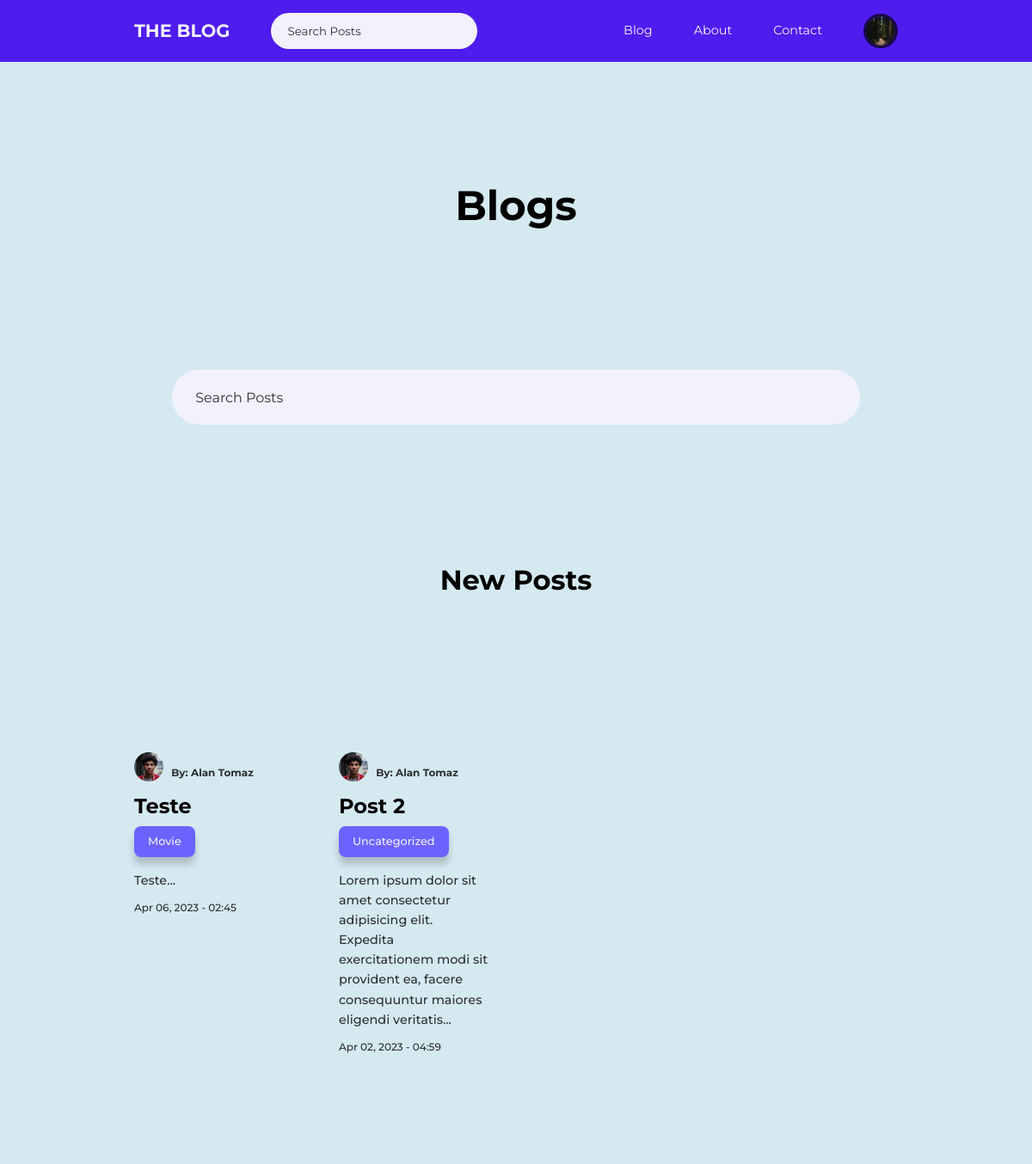
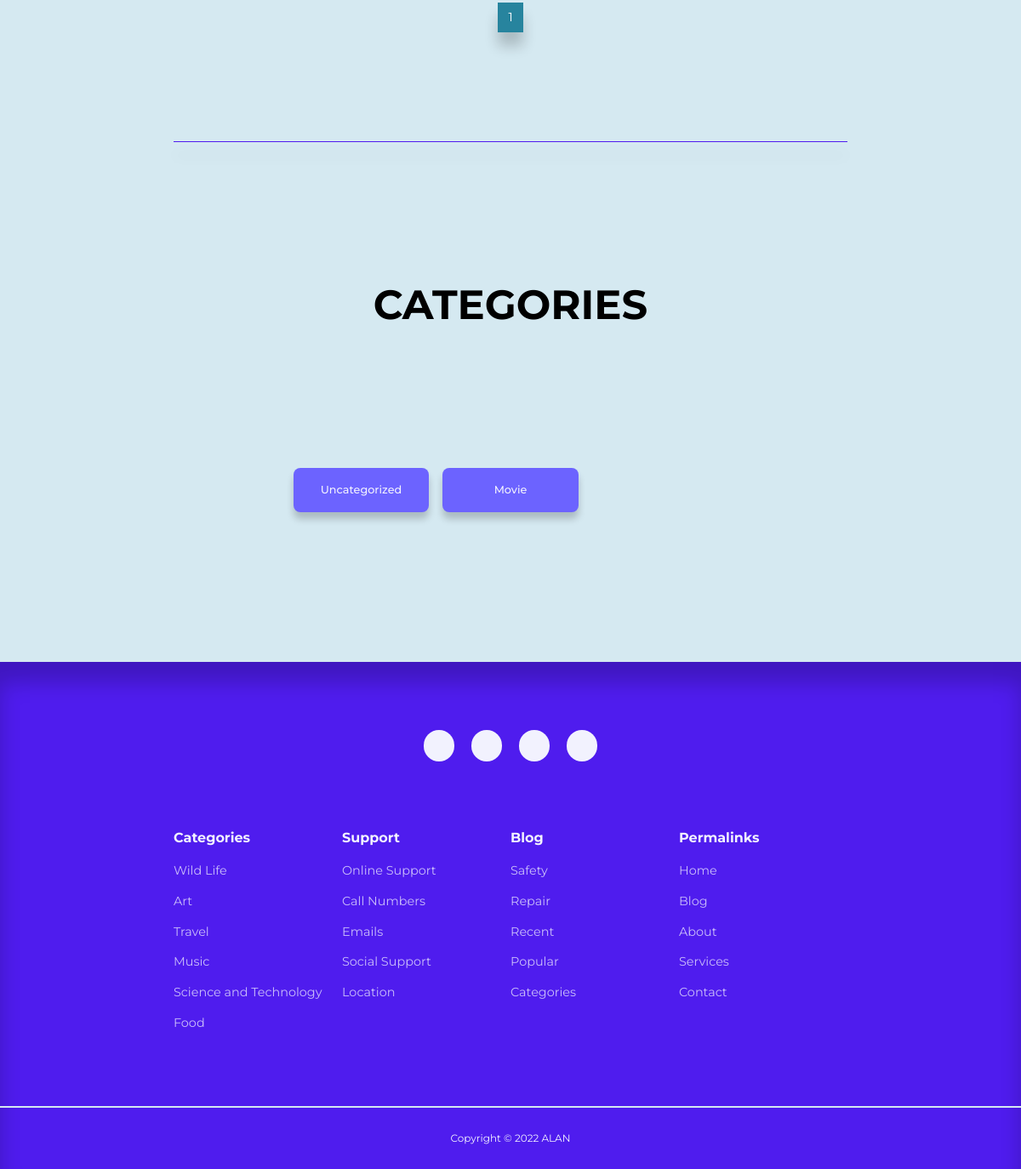
Screenshot of /pages/blog.php?page=1 (signed in) with the database file from the repository (2 pictures, top to bottom).
### tables this page shows
CREATE TABLE `users` (
  `id` int(11) UNSIGNED NOT NULL,
  `firstname` varchar(50) NOT NULL,
  `lastname` varchar(50) NOT NULL,
  `username` varchar(50) NOT NULL,
  `email` varchar(100) NOT NULL,
  `location` varchar(100) NOT NULL,
  `biography` text NOT NULL,
  `password` varchar(255) NOT NULL,
  `avatar` varchar(255) NOT NULL,
  `is_admin` tinyint(1) NOT NULL
);

CREATE TABLE `posts` (
  `id` int(11) UNSIGNED NOT NULL,
  `title` varchar(255) NOT NULL,
  `subtitle` varchar(255) NOT NULL,
  `body` text NOT NULL,
  `thumbnail` varchar(255) NOT NULL,
  `date_time` timestamp NOT NULL DEFAULT current_timestamp(),
  `category_id` int(11) UNSIGNED DEFAULT NULL,
  `author_id` int(11) UNSIGNED NOT NULL,
  `is_featured` tinyint(1) NOT NULL
);

CREATE TABLE `categories` (
  `id` int(11) UNSIGNED NOT NULL,
  `title` varchar(50) NOT NULL,
  `description` text NOT NULL
);

### pages/blog.php (the view, shortened to what this page needs)
<?php
include $_SERVER['DOCUMENT_ROOT'] . '/My Blog/partials/header.php';
$currentPage = $_GET["page"];
$maxElementsPerPage = 20;
$maxElementId = ($currentPage * $maxElementsPerPage);
$minElementId = ($maxElementId - $maxElementsPerPage);
$maxPostsQuery = "SELECT * FROM posts";
$maxPostsResult = mysqli_query($connection, $maxPostsQuery);
$postsQuery = "SELECT * FROM posts ORDER BY date_time DESC LIMIT $minElementId, $maxElementsPerPage";
$postsResult = mysqli_query($connection, $postsQuery);
?>
<h1 class="page-title">Blogs</h1>
<section class="search-bar">
    <form class="container search-bar-container" action="<?php echo ROOT_URL ?>pages/search-posts.php" method="GET">
        <div>
            <input type="search" name="search" placeholder="Search Posts">
        </div>
    </form>
</section>
<?php if (mysqli_num_rows($maxPostsResult) > 0) : ?>
    <section class="new-posts">
        <h3 class="section-subtitle">New Posts</h3>
        <div class="container new-posts-page-container">
            <?php while ($post = mysqli_fetch_assoc($postsResult)) : ?>
                <article class="new-post">
                    <?php
                    $authorId = $post["author_id"];
                    $authorQuery = "SELECT * FROM users WHERE id = $authorId";
                    $authorResult = mysqli_query($connection, $authorQuery);
                    $author = mysqli_fetch_assoc($authorResult);
                    ?>
                    <a href="<?= ROOT_URL ?>pages/user-page.php?user=<?= $author["username"] ?>">
                        <div class="new-post-author">
                            <div class="new-post-author-avatar">
                                <img src="<?php echo ROOT_URL ?>img/<?= $author["avatar"] ?>">
                            </div>
                            <h5>By: <?= $author["firstname"] . " " . $author["lastname"] ?></h5>
                        </div>
                    </a>
                    <h3 class="new-post-title">
                        <a href="<?php echo ROOT_URL ?>pages/post.php?id=<?= $post["id"] ?>"><?= $post["title"] ?></a>
                    </h3>
                    <?php
                    $category_id = $post["category_id"];
                    $categoryQuery = "SELECT * FROM categories WHERE id = $category_id";
                    $categoryResult = mysqli_query($connection, $categoryQuery);
                    $category = mysqli_fetch_assoc($categoryResult);
                    ?>
                    <a href="<?php echo ROOT_URL ?>pages/category-posts.php?category=<?= $category["id"] ?>" class="category-button"><?= $category["title"] ?></a>
                    <p class="new-post-body">
                        <a href="<?php echo ROOT_URL ?>pages/post.php?id=<?= $post["id"] ?>">
                            <?= substr((htmlspecialchars_decode($post["subtitle"], ENT_QUOTES)), 0, 150) ?>...
                        </a>
                    </p>
                    <div class="new-post-author-info">
                        <a href="<?php echo ROOT_URL ?>pages/post.php?id=<?= $post["id"] ?>">
                            <small><?= date("M d, Y - H:i", strtotime($post["date_time"])) ?></small>
                        </a>
                    </div>
                </article>
            <?php endwhile ?>
        </div>
        <div class="pages-container">
            <div class="pages">
                <a href="<?= ROOT_URL ?>pages/blog.php?page=<?= $currentPage ?>" class="page active-page"><?= $currentPage ?></a>
            </div>
        </div>
    </section>
<?php else : ?>
    <div class="alert-message error alert-message-blog">
        <p style="text-align: center;">No Posts Were Found</p>
    </div>
<?php endif ?>
<hr class="hr container">
<section class="category-buttons">
    <h1 class="section-title">CATEGORIES</h1>
    <div class="container category-buttons-container">
        <?php
        $allCategoriesQuery = "SELECT * FROM categories";
        $allCategories = mysqli_query($connection, $allCategoriesQuery);
        ?>
        <?php while ($category = mysqli_fetch_assoc($allCategories)) : ?>
            <a href="<?php echo ROOT_URL ?>pages/category-posts.php?category=<?= $category["id"] ?>" class="category-button category-button-section"><?= $category["title"] ?></a>
        <?php endwhile ?>
    </div>
</section>
<?php
include $_SERVER['DOCUMENT_ROOT'] . '/My Blog/partials/footer.php';
?>

### partials/header.php (shortened to what this page needs)
<?php
require $_SERVER['DOCUMENT_ROOT'] . '/My Blog/admin/config/database.php';
if (isset($_SESSION['user-id'])) {
    $id = filter_var($_SESSION['user-id'], FILTER_SANITIZE_FULL_SPECIAL_CHARS);
    $query = "SELECT avatar from users WHERE id = '$id'";
    $result = mysqli_query($connection, $query);
    $avatar = mysqli_fetch_assoc($result);
}
?>
<!DOCTYPE html>
<html lang="en">
<head>
    <link rel="stylesheet" href="<?php echo ROOT_URL ?>css/style.css">
    <link rel="stylesheet" href="https://unicons.iconscout.com/release/v4.0.0/css/line.css">
</head>
<body>
    <nav>
        <div class="container nav-container">
            <ul class="nav-items nav-items-left">
                <li><a href="<?php echo ROOT_URL ?>index.php" class="nav-logo">THE BLOG</a></li>
                <li>
                    <div class="nav-search-container">
                        <form class="nav-search" action="<?php echo ROOT_URL ?>pages/search-posts.php" method="GET">
                            <input type="search" name="search" placeholder="Search Posts">
                        </form>
                    </div>
                </li>
            </ul>
            <ul class="nav-items nav-items-right">
                <li><a href="<?php echo ROOT_URL ?>pages/blog.php">Blog</a></li>
                <li><a href="<?php echo ROOT_URL ?>pages/about.php">About</a></li>
                <li><a href="<?php echo ROOT_URL ?>pages/contact.php">Contact</a></li>
                <?php if (isset($_SESSION["user-id"])) : ?>
                    <li class="nav-profile">
                        <div class="avatar">
                            <img src="<?php echo ROOT_URL . 'img/' . $avatar["avatar"] ?>">
                        </div>
                    </li>
                <?php else : ?>
                    <li><a href="<?php echo ROOT_URL ?>pages/signin.php">Sign In</a></li>
                    <li><a class="sign-up" href="<?php echo ROOT_URL ?>pages/signup.php">Sign Up</a> </li>
                <?php endif ?>
            </ul>
        </div>
    </nav>

### rows the page displays
users: avatar (picture)
posts: author.avatar (picture), author.firstname "Alan", author.lastname "Tomaz", title "Teste", category.title "Movie", subtitle "Teste", date_time "Apr 06, 2023 - 02:45"
posts: author.avatar (picture), author.firstname "Alan", author.lastname "Tomaz", title "Post 2", category.title "Uncategorized", subtitle "Lorem ipsum dolor sit amet consectetur adipisicing elit. Expedita exercitationem modi sit provident ea, facere consequuntur maiores eligendi veritatis", date_time "Apr 02, 2023 - 04:59"
categories: title "Uncategorized"
categories: title "Movie"

### other values shown
$currentPage "1"
